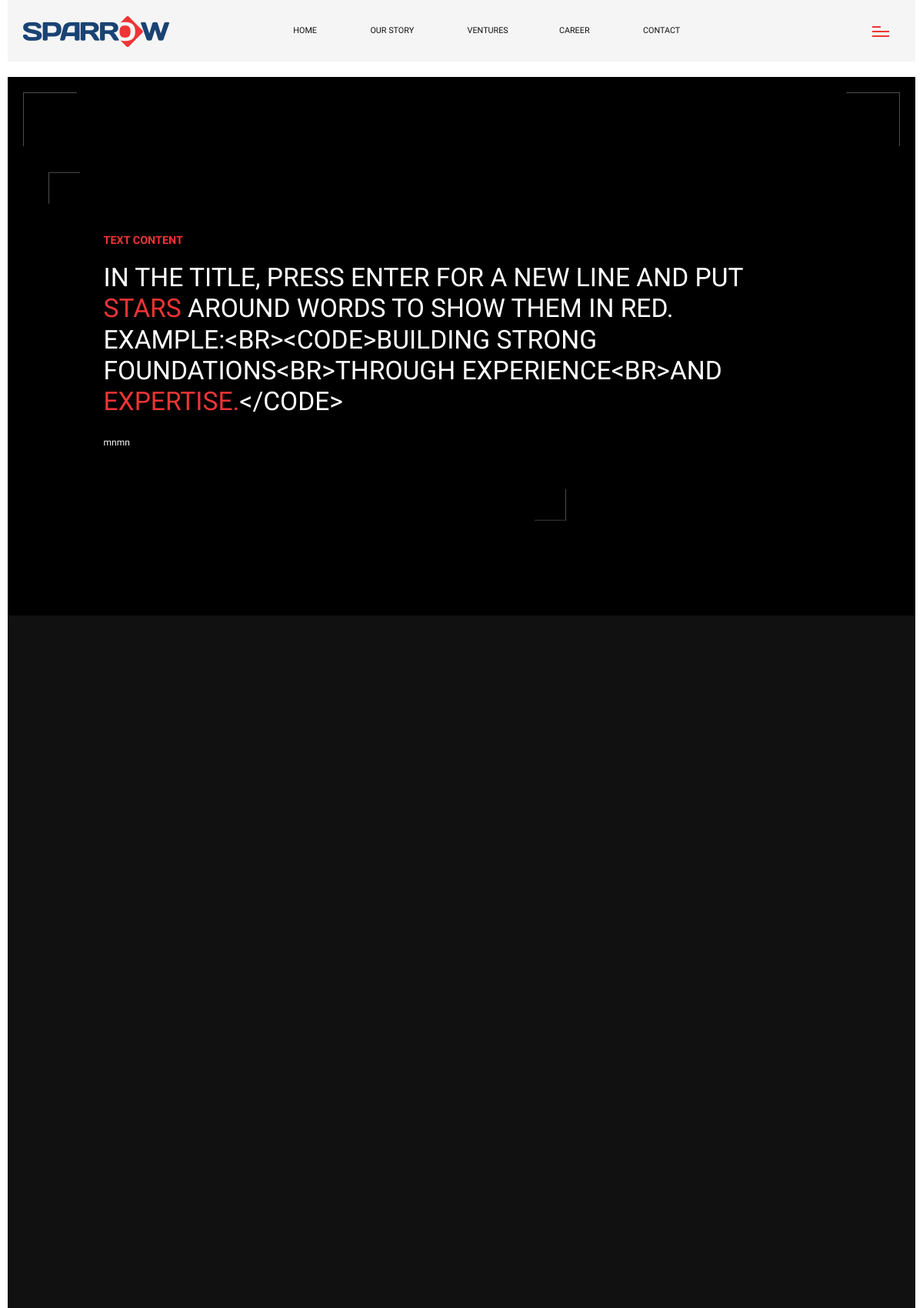
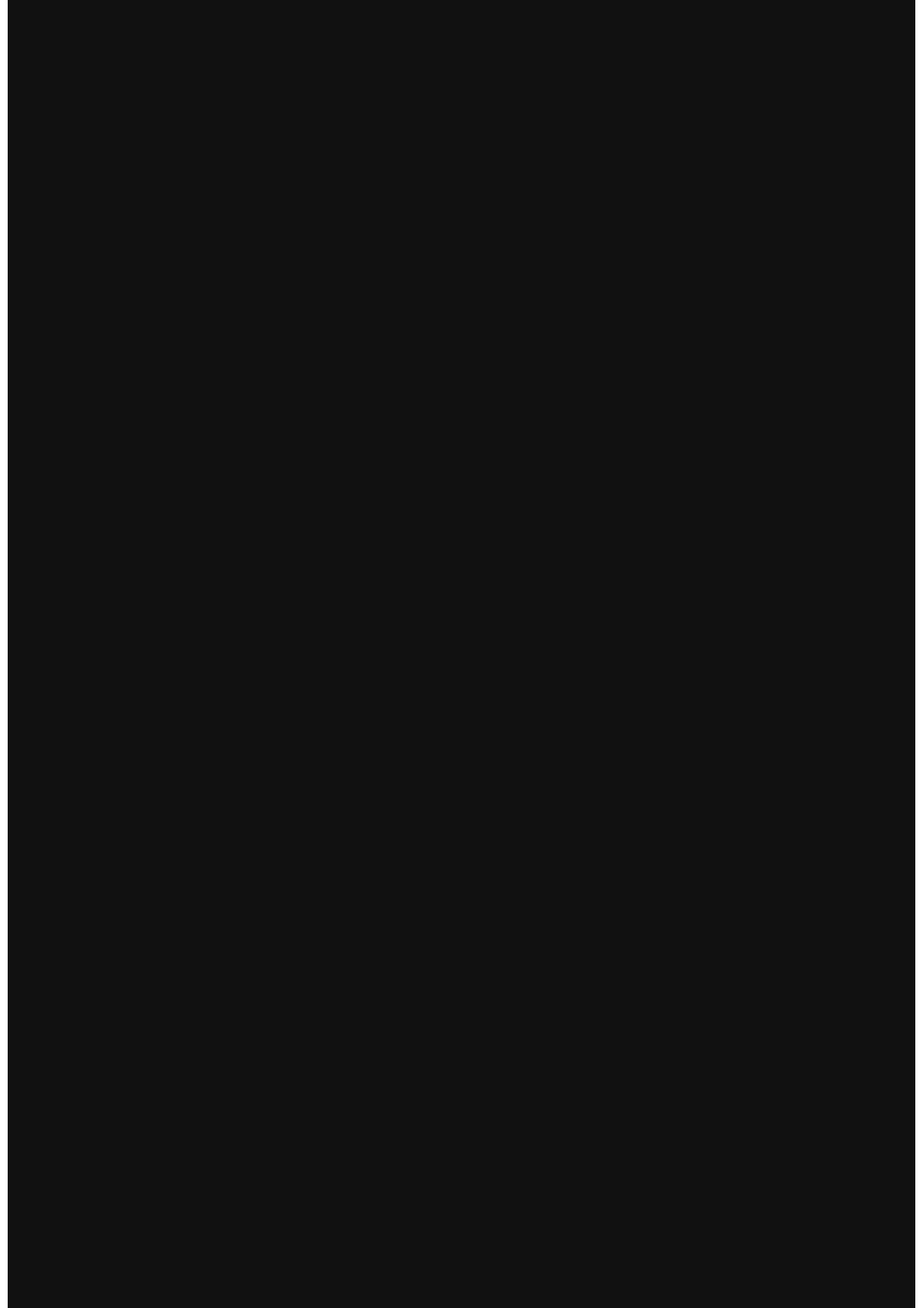
The page / (upper part) on the database its author committed (2 pictures, top to bottom).
### main/models.py (models this page shows, shortened)
class HeroBanner(models.Model):
    IMAGE = 'image'
    VIDEO = 'video'
    MEDIA_TYPE_CHOICES = [(IMAGE, 'Photo'), (VIDEO, 'Video')]
    media = models.FileField(
        "Banner photo or video",
        upload_to='banners/',
        validators=[FileExtensionValidator(IMAGE_EXTENSIONS + VIDEO_EXTENSIONS)],
        help_text="Photo (jpg/png/webp, about 1920×1080) or video (mp4/webm, keep it short and under ~20 MB).")
    media_type = models.CharField(max_length=10, choices=MEDIA_TYPE_CHOICES,
        default=IMAGE, editable=False)          # set automatically in save()
    subtitle = models.CharField("Small heading", max_length=150, blank=True,
        help_text="Small text above the title, e.g. 'Partnering for Your Growth'")
    title = models.TextField(blank=True,
        help_text="Up to 3 lines, about 28 letters each. Press Enter for a new line, put *stars* around a word "
                  "to make it red. Example: Building Strong Foundations / Through Experience / and *Expertise.*")
    description = models.TextField(blank=True, help_text="Short paragraph under the title (optional)")
    link_url = models.CharField("Title link", max_length=300, blank=True,
        help_text="Optional. Page to open when the title is clicked, e.g. /about/")
    order = models.IntegerField(default=0, help_text="Display order (smaller first)")
    is_active = models.BooleanField(default=True)
    created_at = models.DateTimeField(auto_now_add=True)
    updated_at = models.DateTimeField(auto_now=True)
    class Meta:
        ordering = ['order', 'created_at']
        verbose_name = "Home Banner"
        verbose_name_plural = "Home Banners"
    TITLE_MAX_LINES = 3
    TITLE_MAX_LINE_LETTERS = 28
    def save(self, *args, **kwargs):
        self.media_type = (self.VIDEO if self.media and _file_ext(self.media.name) in VIDEO_EXTENSIONS
                           else self.IMAGE)
        super().save(*args, **kwargs)
    @property
    def is_video(self):
        return self.media_type == self.VIDEO
    @property
    def title_html(self):
        from django.utils.html import escape
        from django.utils.safestring import mark_safe
        text = escape((self.title or '').strip()).replace('\r\n', '\n')
        text = re.sub(r'\*(.+?)\*', r'<span>\1</span>', text)
        return mark_safe(text.replace('\n', '<br>'))

### main/views.py (the view)
# urls.py: path('', views.Home, name='home'),
def Home(request):
    team_members = TeamMember.objects.filter(is_active=True).order_by('order')[:2]
    brands = Brand.objects.filter(is_active=True).order_by('order')
    testimonials = Testimonial.objects.filter(is_active=True).order_by('order')
    hero_banners = HeroBanner.objects.filter(is_active=True).exclude(media='').order_by('order', 'created_at')
    return render(request, 'index.html', {
        'page_title': 'Home - Sparrow International',
        'active_page': 'home',
        'hero_banners': hero_banners,
        'team_members': team_members,
        'brands': brands,
        'testimonials': testimonials,
        **get_map_context(),
    })

### main/views.py (called while the page is built)
def _script_safe_json(data):
    return (json.dumps(data)
            .replace('<', '\\u003c')
            .replace('>', '\\u003e')
            .replace('&', '\\u0026'))

### templates/index.html (shortened to what this page needs)
{% extends 'base.html' %}
{% load static %}
{% block content %}
<div class="main-hero-wrap full-height">
    <div class="main-hero-wrap-container full-height">
        <div class="fs-slider lightgallery full-height scroll_sec" data-mousecontrol2="false">
            <div class="swiper-container">
                <div class="swiper-wrapper">
                    {% if hero_banners %}
                    {% for banner in hero_banners %}
                    <div class="swiper-slide">
                        {% with has_text=banner.subtitle|default:banner.title|default:banner.description %}
                        <div class="fs-slider-item fl-wrap hero-dyn{% if not has_text %} hero-no-text{% endif %}">
                            {% if banner.is_video %}
                            <div class="bg hero-video-bg" data-swiper-parallax="20%">
                                <video class="hero-bg-video" src="{{ banner.media.url }}" muted loop playsinline
                                       preload="{% if forloop.first %}auto{% else %}metadata{% endif %}"
                                       {% if forloop.first %}autoplay{% endif %} disablepictureinpicture></video>
                            </div>
                            {% else %}
                            <div class="bg" data-bg="{{ banner.media.url }}" data-swiper-parallax="20%"></div>
                            {% endif %}
                            {% if has_text %}
                            <div class="overlay"></div>
                            <div class="hero_align_title">
                                <div class="container">
                                    <div class="hero_align_title-container">
                                        {% if banner.subtitle %}<div class="hhw_header">{{ banner.subtitle }}</div>{% endif %}
                                        {% if banner.title %}<h2 class="{% if banner.title|length > 90 %}hero-title-xl{% elif banner.title|length > 55 %}hero-title-long{% endif %}"><a{% if banner.link_url %} href="{{ banner.link_url }}"{% endif %}>{{ banner.title_html }}</a></h2>{% endif %}
                                        {% if banner.description %}<p>{{ banner.description }}</p>{% endif %}
                                        <div class="hero_align_title_dec"></div>
                                    </div>
                                </div>
                            </div>
                            {% endif %}
                        </div>
                        {% endwith %}
                    </div>
                    {% endfor %}
                    {% endif %}
                </div>
            </div>
        </div>
        <div class="dec-corner dc_rt"></div>
        <div class="dec-corner dc_lt"></div>
    </div>
</div>
        {% load static %}
                    <link rel="stylesheet" href="https://cdnjs.cloudflare.com/ajax/libs/leaflet/1.9.4/leaflet.min.css" />
{% endblock %}

### templates/index.html (style rules this page uses)
.hero-video-bg { overflow: hidden; background: #000; }
.hero-video-bg .hero-bg-video { position: absolute; top: 0; left: 0; width: 100%; height: 100%; object-fit: cover; display: block; pointer-events: none; }
.hero-dyn .hero_align_title-container h2, .hero-dyn .hero_align_title-container .hhw_header { max-width: min(880px, calc(100vw - 60px)) !important; white-space: normal !important; overflow-wrap: anywhere; word-break: normal; }
.hero-dyn .hero_align_title-container h2 a { white-space: normal !important; }
.hero-dyn .hero_align_title-container h2.hero-title-xl { font-size: clamp(24px, 2.8vw, 42px); line-height: 1.2; }
.hero-dyn .hero_align_title-container p { max-width: min(720px, calc(100vw - 60px)) !important; display: -webkit-box; -webkit-line-clamp: 4; -webkit-box-orient: vertical; overflow: hidden; }
.hero-dyn .hhw_header, .hero-dyn .hero_align_title-container h2, .hero-dyn .hero_align_title-container h2 a, .hero-dyn .hero_align_title-container p { text-shadow: 0 2px 14px rgba(0, 0, 0, .65), 0 1px 3px rgba(0, 0, 0, .5); }

### rows shown on the page
HeroBanner: subtitle "TEXT CONTENT", title_html "IN THE TITLE, PRESS ENTER FOR A NEW LINE AND PUT STARS AROUND WORDS TO SHOW THEM IN RED. EXAMPLE:<BR><CODE>BUILDING STRONG FOUNDATIONS<BR>THROUGH EXPERIENCE<BR>AND EXPERTISE. </CODE>", description "mnmn"
